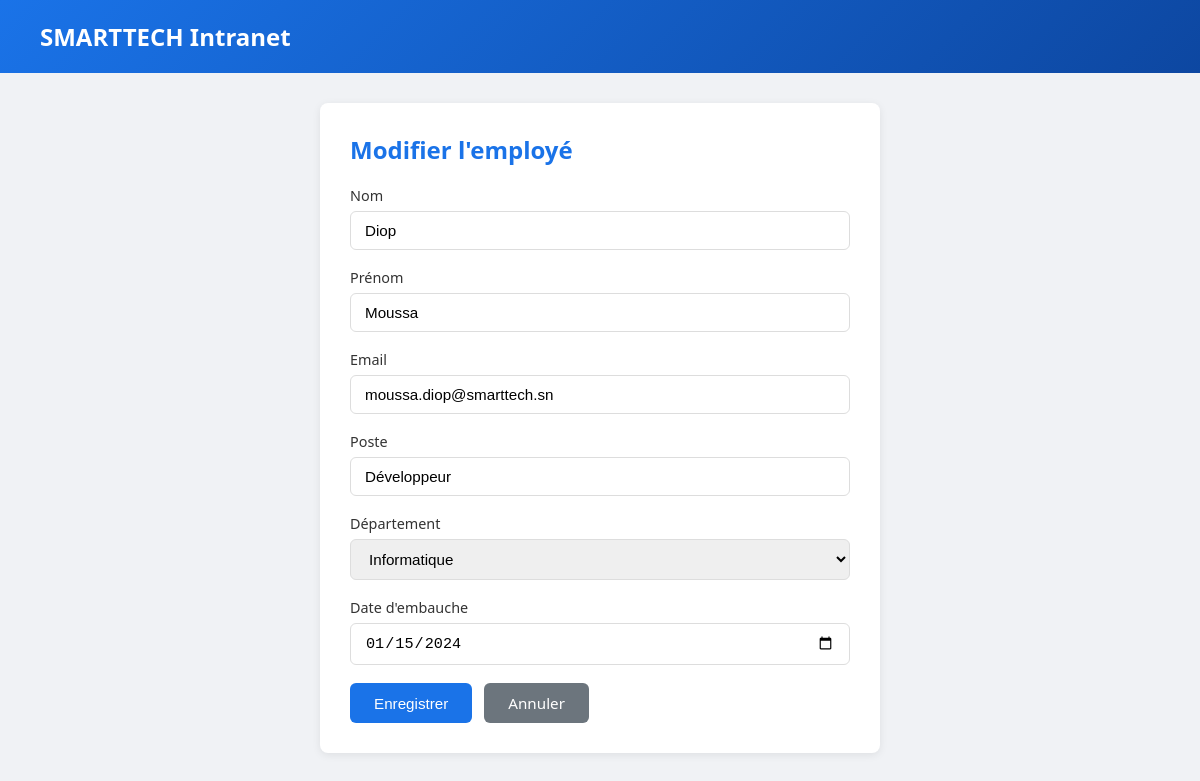
/form.php?id=1, run on the app's committed database.
### tables this page shows
CREATE TABLE IF NOT EXISTS employes (
    id          INT AUTO_INCREMENT PRIMARY KEY,
    nom         VARCHAR(100) NOT NULL,
    prenom      VARCHAR(100) NOT NULL,
    email       VARCHAR(150) NOT NULL UNIQUE,
    poste       VARCHAR(100) NOT NULL,
    departement ENUM('Informatique','Ressources Humaines','Finance','Marketing','Direction') NOT NULL,
    date_embauche DATE NOT NULL,
    created_at  TIMESTAMP DEFAULT CURRENT_TIMESTAMP,
    updated_at  TIMESTAMP DEFAULT CURRENT_TIMESTAMP ON UPDATE CURRENT_TIMESTAMP
);

### includes/employes.php (called while the page is built, shortened)
<?php
function getEmployeById(int $id): ?array {
    $db = getDB();
    $stmt = $db->prepare("SELECT * FROM employes WHERE id = ?");
    $stmt->execute([$id]);
    $result = $stmt->fetch();
    return $result ?: null;
}

### public/form.php (the view, shortened to what this page needs)
<?php
require_once __DIR__ . '/../includes/employes.php';
$id = isset($_GET['id']) ? (int)$_GET['id'] : 0;
$employe = $id > 0 ? getEmployeById($id) : null;
$isEdit = $employe !== null;
$errors = [];
if ($_SERVER['REQUEST_METHOD'] === 'POST') {
    $data = [
        'nom'           => trim($_POST['nom'] ?? ''),
        'prenom'        => trim($_POST['prenom'] ?? ''),
        'email'         => trim($_POST['email'] ?? ''),
        'poste'         => trim($_POST['poste'] ?? ''),
        'departement'   => $_POST['departement'] ?? '',
        'date_embauche' => $_POST['date_embauche'] ?? '',
    ];
    if (empty($data['nom']))           $errors[] = "Le nom est requis.";
    if (empty($data['prenom']))        $errors[] = "Le prénom est requis.";
    if (!filter_var($data['email'], FILTER_VALIDATE_EMAIL)) $errors[] = "Email invalide.";
    if (empty($data['poste']))         $errors[] = "Le poste est requis.";
    if (empty($data['departement']))   $errors[] = "Le département est requis.";
    if (empty($data['date_embauche'])) $errors[] = "La date d'embauche est requise.";
    if (empty($errors)) {
        try {
            if ($isEdit) {
                updateEmploye($id, $data);
                header("Location: index.php?msg=updated");
            } else {
                createEmploye($data);
                header("Location: index.php?msg=created");
            }
            exit;
        } catch (Exception $e) {
            $errors[] = "Erreur : " . $e->getMessage();
        }
    }
} else {
    $data = $employe ?? [
        'nom' => '', 'prenom' => '', 'email' => '',
        'poste' => '', 'departement' => '', 'date_embauche' => ''
    ];
}
$departements = ['Informatique', 'Ressources Humaines', 'Finance', 'Marketing', 'Direction'];
?>
<!DOCTYPE html>
<html lang="fr">
<head>
</head>
<body>
    <div class="header">
        <h1>SMARTTECH Intranet</h1>
    </div>
    <div class="container">
        <div class="card">
            <h2><?= $isEdit ? 'Modifier l\'employé' : 'Nouvel employé' ?></h2>
            <form method="POST">
                <div class="form-group">
                    <label for="nom">Nom</label>
                    <input type="text" name="nom" id="nom" value="<?= htmlspecialchars($data['nom']) ?>" required>
                </div>
                <div class="form-group">
                    <label for="prenom">Prénom</label>
                    <input type="text" name="prenom" id="prenom" value="<?= htmlspecialchars($data['prenom']) ?>" required>
                </div>
                <div class="form-group">
                    <label for="email">Email</label>
                    <input type="email" name="email" id="email" value="<?= htmlspecialchars($data['email']) ?>" required>
                </div>
                <div class="form-group">
                    <label for="poste">Poste</label>
                    <input type="text" name="poste" id="poste" value="<?= htmlspecialchars($data['poste']) ?>" required>
                </div>
                <div class="form-group">
                    <label for="departement">Département</label>
                    <select name="departement" id="departement" required>
                        <?php foreach ($departements as $dep): ?>
                        <option value="<?= $dep ?>" <?= ($data['departement'] === $dep) ? 'selected' : '' ?>><?= $dep ?></option>
                        <?php endforeach; ?>
                    </select>
                </div>
                <div class="form-group">
                    <label for="date_embauche">Date d'embauche</label>
                    <input type="date" name="date_embauche" id="date_embauche" value="<?= htmlspecialchars($data['date_embauche']) ?>" required>
                </div>
                <div class="btn-group">
                    <button type="submit" class="btn btn-primary"><?= $isEdit ? 'Enregistrer' : 'Ajouter' ?></button>
                    <a href="index.php" class="btn btn-secondary">Annuler</a>
                </div>
            </form>
        </div>
    </div>
</body>
</html>

### public/form.php (style rules this page uses)
* { margin: 0; padding: 0; box-sizing: border-box; }
body { font-family: 'Segoe UI', sans-serif; background: #f0f2f5; color: #333; }
.header { background: linear-gradient(135deg, #1a73e8, #0d47a1); color: #fff; padding: 20px 40px; }
.header h1 { font-size: 1.5rem; }
.container { max-width: 600px; margin: 30px auto; padding: 0 20px; }
.card { background: #fff; border-radius: 8px; padding: 30px; box-shadow: 0 2px 8px rgba(0,0,0,.08); }
.card h2 { margin-bottom: 20px; color: #1a73e8; }
.form-group { margin-bottom: 18px; }
.form-group label { display: block; margin-bottom: 6px; font-weight: 500; font-size: 0.9rem; }
.form-group input, .form-group select { width: 100%; padding: 10px 14px; border: 1px solid #ddd; border-radius: 6px; font-size: 0.95rem; transition: border-color 0.2s; }
.btn { display: inline-block; padding: 10px 24px; border-radius: 6px; font-size: 0.95rem; border: none; cursor: pointer; font-weight: 500; text-decoration: none; }
.btn-primary { background: #1a73e8; color: #fff; }
.btn-secondary { background: #6c757d; color: #fff; }
.btn-group { display: flex; gap: 12px; margin-top: 10px; }

### data on the page
employes: nom "Diop", prenom "Moussa", email "moussa.diop@smarttech.sn", poste "Développeur", departement "Informatique", date_embauche "01/15/2024"
